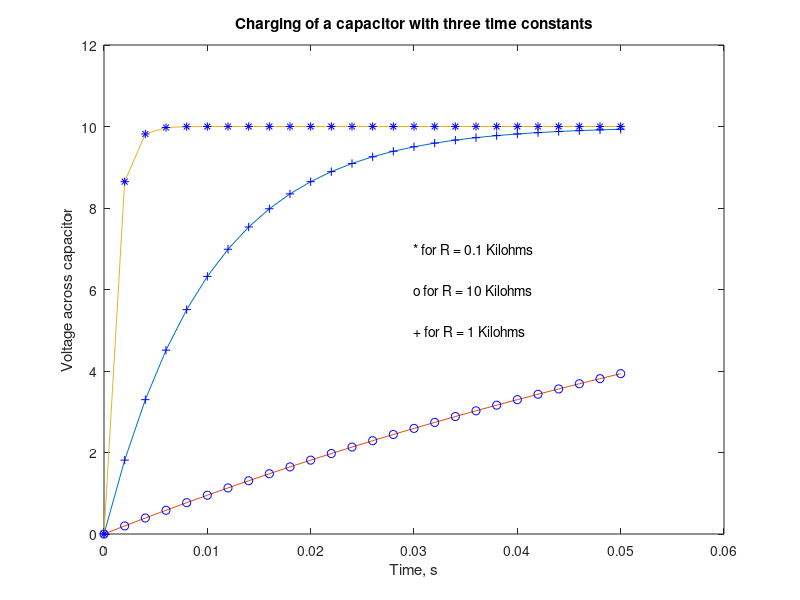

Write MATLAB code to recreate this figure.
% Charging of an RC circuit
%
c = 10e-6;
r1 = 1e3;
tau1 = c*r1;
t = 0:0.002:0.05;
v1 = 10*(1-exp(-t/tau1));
r2 = 10e3;
tau2 = c*r2;
v2 = 10*(1-exp(-t/tau2));
r3 = .1e3;
tau3 = c*r3;
v3 = 10*(1-exp(-t/tau3));
plot(t, v1, t, v1, '+b', t, v2, t, v2, 'ob', t, v3, t,v3,'*b')
axis([0 0.06 0 12])
title('Charging of a capacitor with three time constants')
xlabel('Time, s')
ylabel('Voltage across capacitor')
text(0.03, 5.0, '+ for R = 1 Kilohms')
text(0.03, 6.0, 'o for R = 10 Kilohms')
text(0.03, 7.0, '* for R = 0.1 Kilohms')
